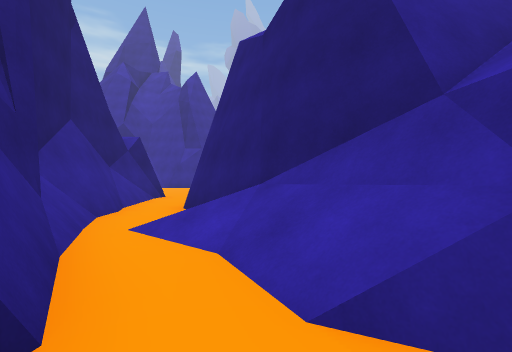
view 1 (above)

21 first-person views from a walk through a scene from a Unity 3-D project. The camera is 1.4 m above the floor, looks level and sees 90° across. The floor is counted in squares, 1.8 m on a side. Each view is taken from the middle of a square. On the plan, view 1 faces up. The plan holds only what a view shows up to about 10 squares ahead; the rest is blank. The place goes on beyond the plan. The player character is not drawn. Some surface patterns are stand-ins.

view 2
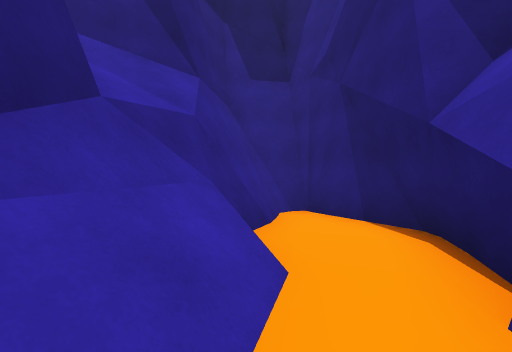

view 3
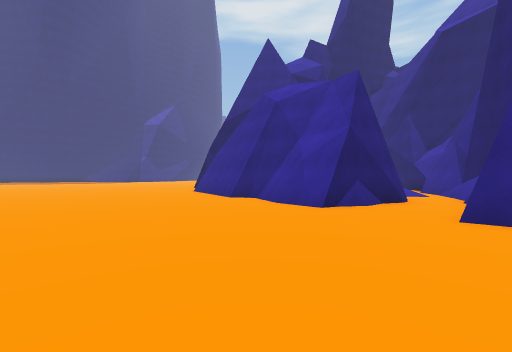

view 4
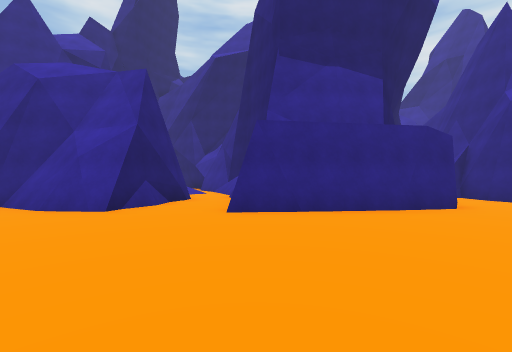

view 5
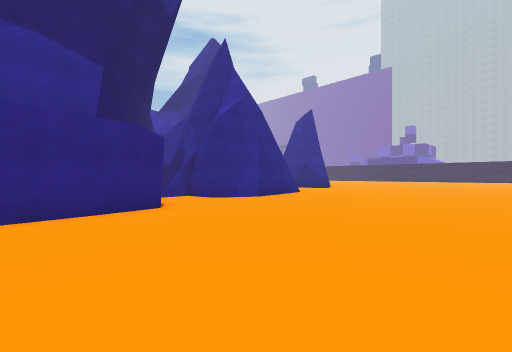

view 6
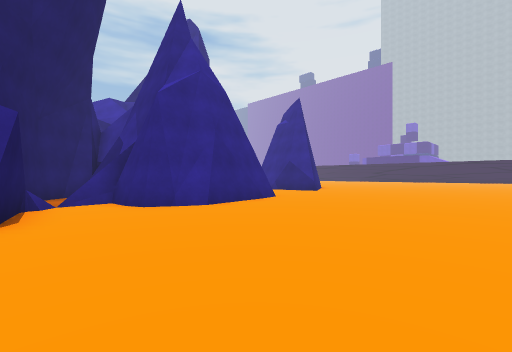

view 7
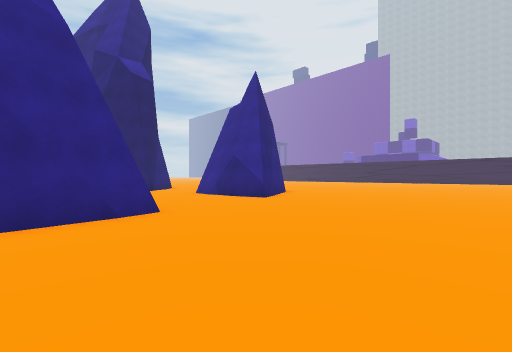

view 8
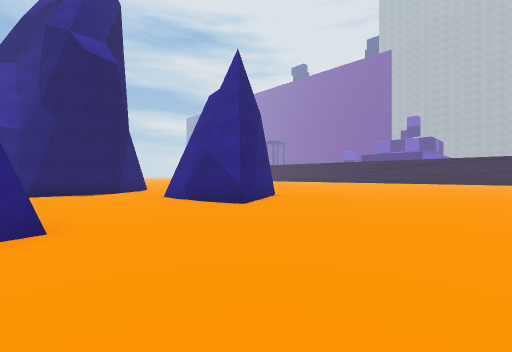

view 9
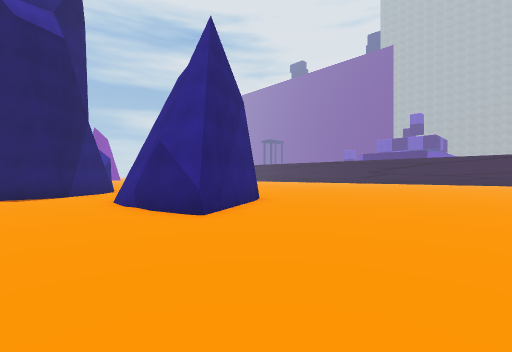

view 10
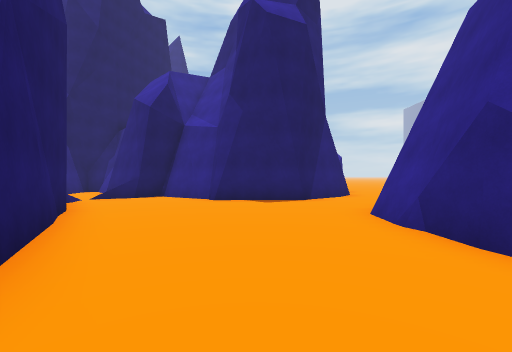

view 11
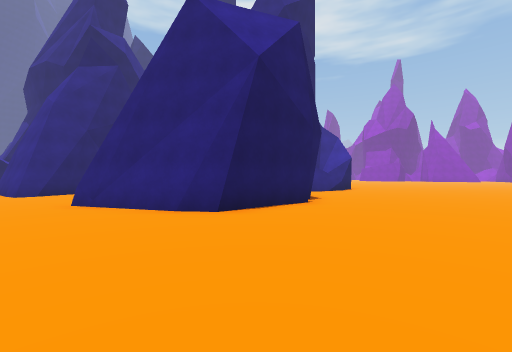

view 12
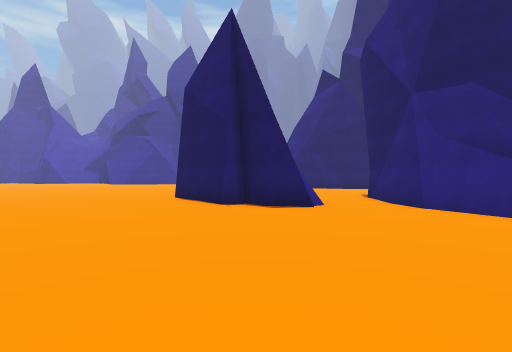

view 13
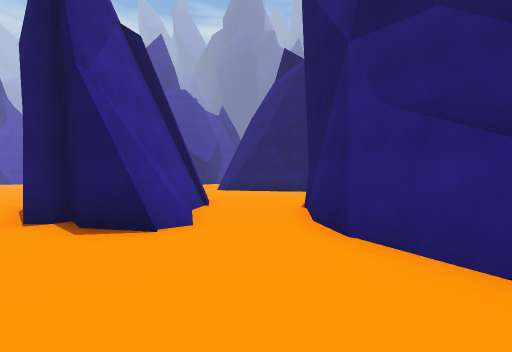

view 14
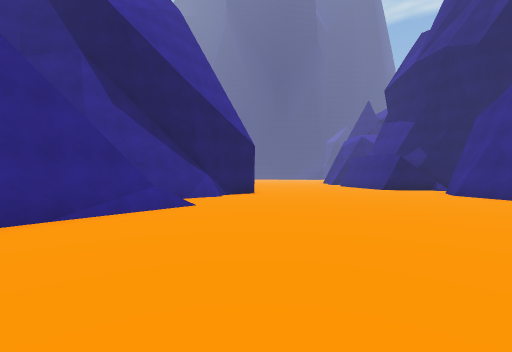

view 15
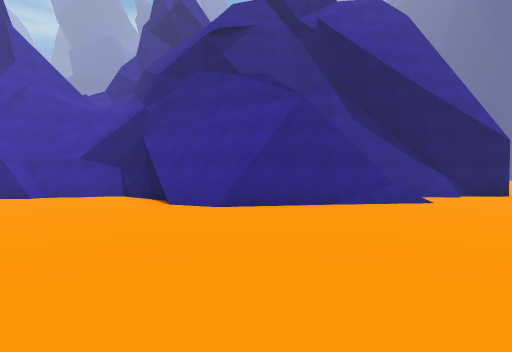

view 16
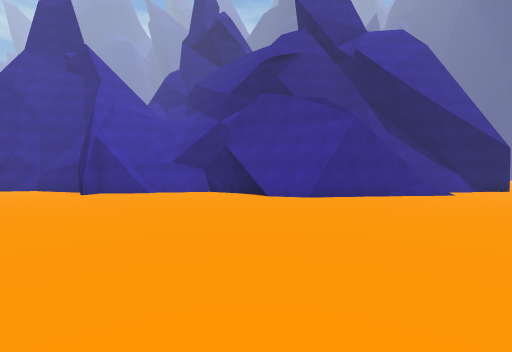

view 17
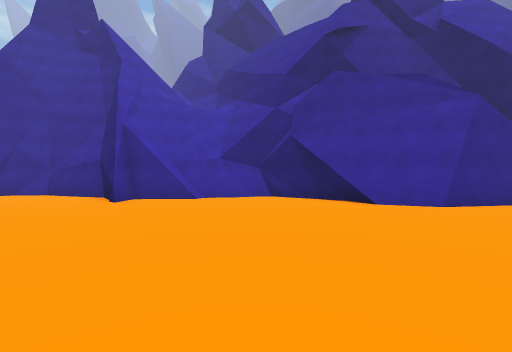

view 18
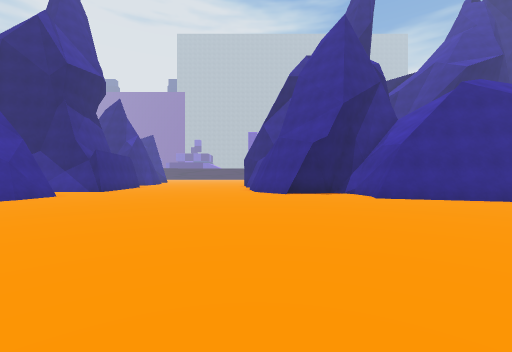

view 19
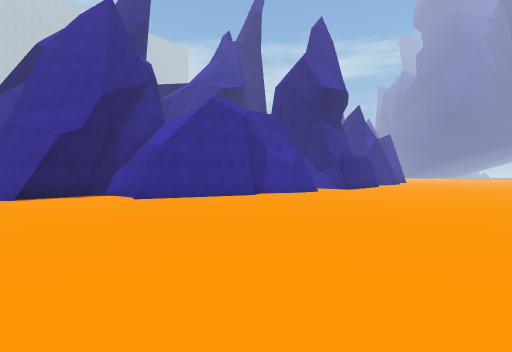

view 20
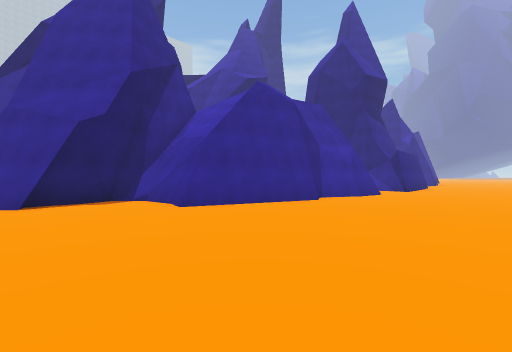

view 21
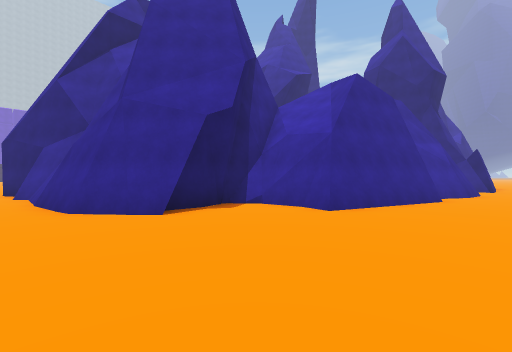

### Floor plan
Key: @ floor where view 1 was taken; # wall or solid block; . floor; / step, stairs or slope; = window, fence, low wall or low ledge.
Columns run from 29 left of view 1 to 9 right of it. Each row starts with its distance up from view 1.
 31 ...#                              .. ..
 30 ...#                            .......
 29 ...####                        #.......
 28 .....###                      ##.......
 27 ......=##                     #........
 26 ........#                     #........
 25 ........#                     #........
 24 ........#                    ##........
 23 ........#                    #.........
 22 ........##                ####.........
 21 ........###               #............
 20 ..........##  #           #............
 19 ...........## ###         ##...........
 18 ............=...##       ##............
 17 .................#########.............
 16 ......................................
 15        ................. ..............
 14       .................................
 13  .....................................
 12 .....................................
 11 ....................................
 10 ...................................
  9 .....................#####..###.##
  8 ..............###...###  #..#####
  7 .............## ##..#    #..#
  6 .......##....##  ##=#    ##.#
  5 .....####.....#  ###     ##.##
  4 .....#  #.....##          #./##
  3 .....#  #......##         ##//##
  2 .....####.......##         #./##
  1 .....###........#          ##.=#
  0 .....##..........           #@.##
 -1 .........#####.#            ##..#
 -2 ........##   ####            ####
 -3 .......##
 -4 .......#

Where each view was taken, in squares from view 1:
view 1: 0 up, 0 right, facing up
view 2: 3 up, 1 left, facing down-right
view 3: 15 up, 4 left, facing down-right
view 4: 15 up, 4 left, facing down
view 5: 15 up, 6 left, facing down-left
view 6: 14 up, 9 left, facing down-left
view 7: 13 up, 14 left, facing down-left
view 8: 12 up, 16 left, facing down-left
view 9: 11 up, 18 left, facing down-left
view 10: 8 up, 18 left, facing down
view 11: 8 up, 29 left, facing down-right
view 12: 4 down, 29 left, facing up-right
view 13: 4 down, 25 left, facing up-right
view 14: 16 up, 23 left, facing right
view 15: 16 up, 25 left, facing up-right
view 16: 16 up, 29 left, facing up-right
view 17: 20 up, 29 left, facing up-right
view 18: 17 up, 9 right, facing left
view 19: 18 up, 9 right, facing up-left
view 20: 18 up, 6 right, facing up-left
view 21: 16 up, 3 right, facing up-left
